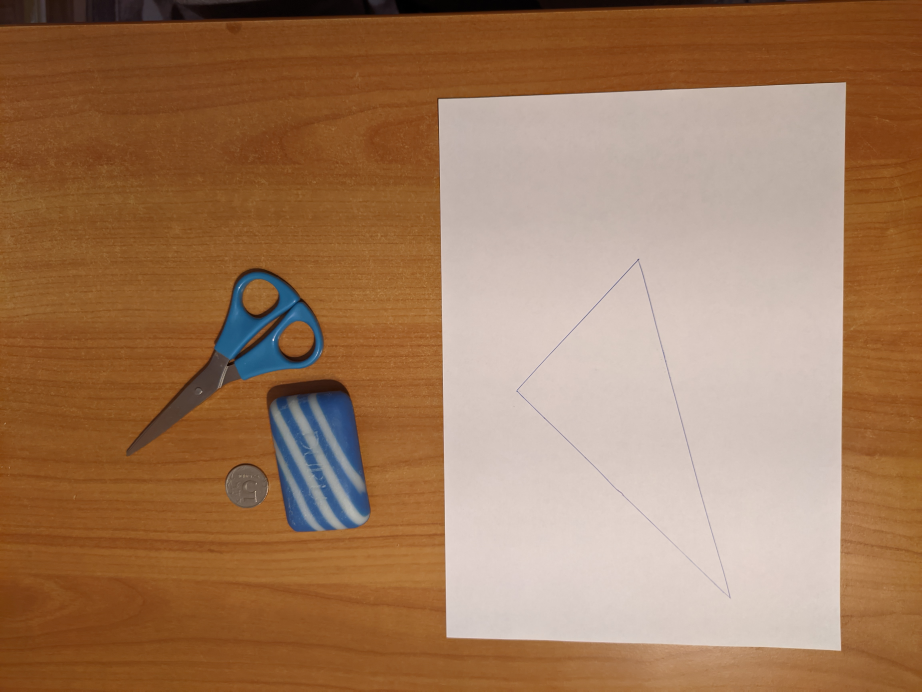
#> input picture Data/PXL_20220212_202903746.jpg, 4608 x 3456 px (shown at 1/5 size)
$ python -i img_processing.py   (imports and definitions only)
#> lines starting #> are read from the running program, lines starting #| are printed output that depends on the picture; after the words box and inside, x2 and y2 are one past the last pixel; in counts of white or black regions, pixels touching at a corner belong together
#> further down, picture is the input picture: shape (3456, 4608, 3); mean B, G, R 91.9, 122.1, 160.3
import cv2 as cv
import matplotlib.pyplot as plt
import numpy as np
from skimage.filters import threshold_isodata
from skimage.morphology import binary_opening


def remove_nested_contours(all_contours:list) -> list:
    to_remove = []
    all_contours = sorted([cv.approxPolyDP(x, 0.003 * cv.arcLength(x, True), True) for x in list(all_contours)],
                          key=cv.contourArea, reverse=True)
    for i in reversed(range(1, len(all_contours))):
        point = (int(all_contours[i][0][0][0]), int(all_contours[i][0][0][1]))
        for j in reversed(range(0, i)):
            if cv.pointPolygonTest(all_contours[j], point, False) == 1:
                to_remove.append(all_contours[i])
                break

    for cnt in to_remove:
        all_contours.remove(cnt)
    return  all_contours

class Finder:
    _contour: np.ndarray
    _white_list: np.ndarray
    _img: np.ndarray
    _img_without_list: np.ndarray
    _result_img: np.ndarray
    _items_contours: np.ndarray

    def __init__(self, img: np.ndarray):
        self._img = img.copy()
        self._contour = None
        self._white_list = None
        self._img_without_list = None
        self._result_img = None
        self._items_contours = None

    def get_white_contour(self) -> np.ndarray:
        if self._white_list is not None:
            return self._white_list

        hsv = cv.cvtColor(self._img, cv.COLOR_BGR2HSV)
#> hsv: shape (3456, 4608, 3); mean H, S, V 15.6, 128.3, 161.7
        h, s, v = cv.split(hsv)
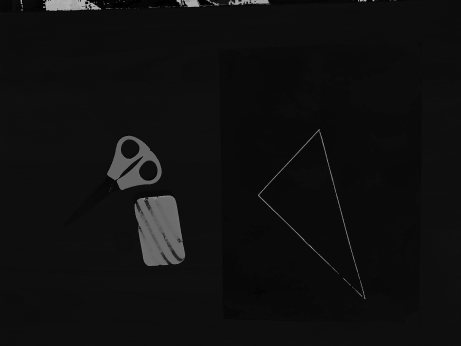
#> h: shape (3456, 4608) (shown at 1/10 size); min 0, max 179, mean 15.6
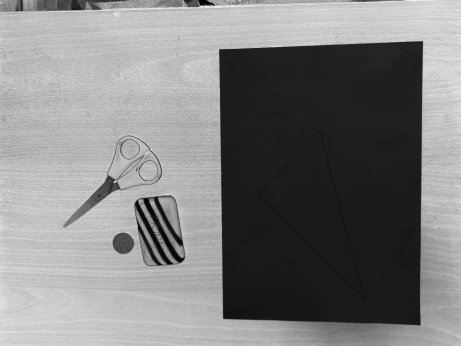
#> s: shape (3456, 4608) (shown at 1/10 size); min 0, max 255, mean 128.3
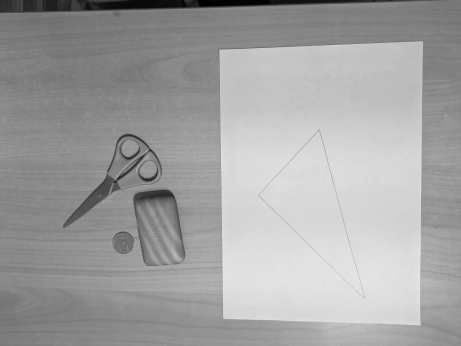
#> v: shape (3456, 4608) (shown at 1/10 size); min 0, max 255, mean 161.7
        _, threshed = cv.threshold(s, 60, 255, cv.THRESH_BINARY_INV)
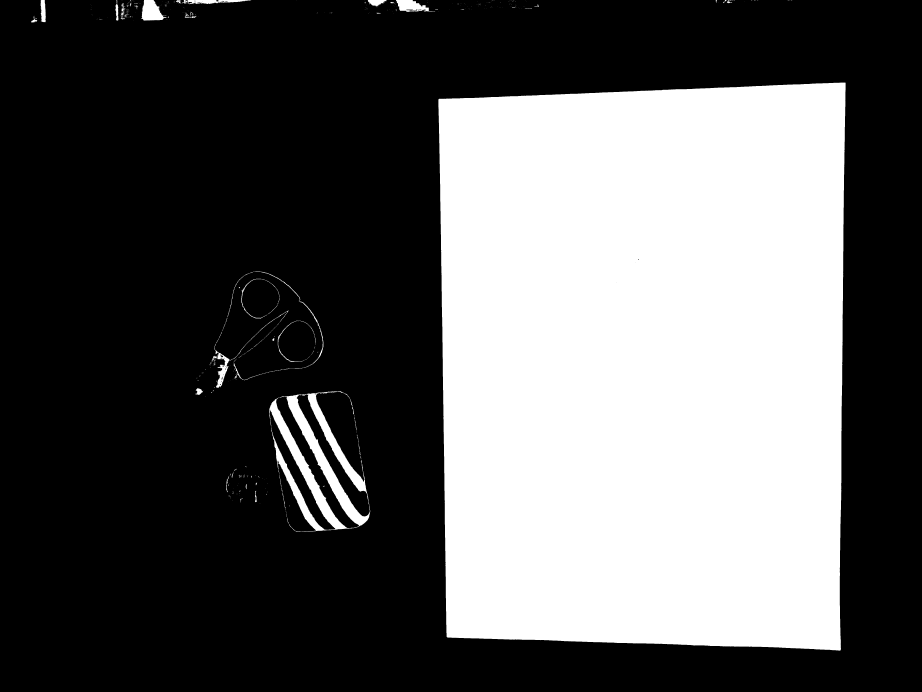
#> threshed: shape (3456, 4608) (shown at 1/5 size); 35.6% white; 661 white regions (578 under 20 px)
        all_contours, _ = cv.findContours(threshed, cv.RETR_EXTERNAL, cv.CHAIN_APPROX_SIMPLE)
#> all_contours = 659 contours, 608 with area under 20; largest, box (x1, y1, x2, y2) and area: (2192, 413, 4228, 3253) 5516509, (1346, 1956, 1851, 2659) 145393, (705, 0, 832, 103) 8229, (1980, 0, 2176, 60) 6515, (1071, 1552, 1443, 1940) 5058

        self._white_list = np.squeeze(max(all_contours, key=lambda item: cv.contourArea(item)))
#> self._white_list = 898 pairs, first value 2192 to 4227, second value 413 to 3252
        self._white_list = cv.approxPolyDP(self._white_list, 0.01 * cv.arcLength(self._white_list, True), True)
#> self._white_list = [[4226, 413], [2193, 495], [2236, 3186], [4202, 3251]]

        if self._white_list.shape[0] != 4:
            raise "Wrong list detection"

        return self._white_list

    # [14 lines left out: function find_contour, not called in this run]

    def __get_img_without_list(self) -> np.ndarray:
        if self._img_without_list is not None:
            return self._img_without_list
        background_color = (48, 100, 153)
        self._img_without_list = self._img.copy()

        cv.fillPoly(self._img_without_list, [self.get_white_contour()], color=background_color)
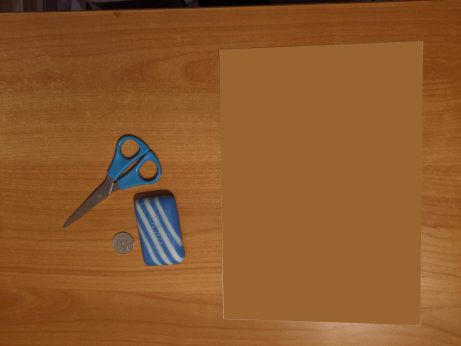
#> self._img_without_list: shape (3456, 4608, 3) (shown at 1/10 size); mean B, G, R 43.6, 89.2, 140.5
        return self._img_without_list

    def separate_items(self) -> np.ndarray:
        if self._items_contours is not None:
            return self._items_contours
        hsv_min = np.array((10, 100, 20), np.uint8)
        hsv_max = np.array((18, 255, 255), np.uint8)
        hsv = cv.cvtColor(self.__get_img_without_list(), cv.COLOR_BGR2HSV)
#> hsv: shape (3456, 4608, 3); mean H, S, V 17.1, 179.4, 141.9

        thresh = cv.inRange(hsv, hsv_min, hsv_max)
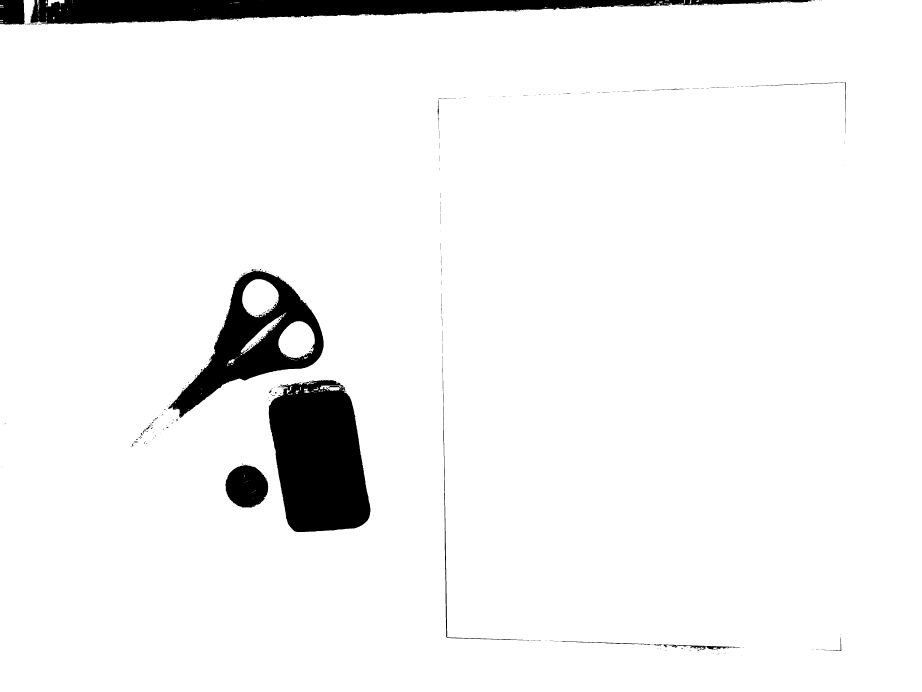
#> thresh: shape (3456, 4608) (shown at 1/5 size); 95% white; 611 black regions (533 under 20 px)

        all_contours, _ = cv.findContours(thresh, cv.RETR_TREE, cv.CHAIN_APPROX_SIMPLE)
#> all_contours = 1246 contours, 1078 with area under 20; largest, box (x1, y1, x2, y2) and area: (0, 0, 4608, 3456) 15647534, (1343, 1899, 1853, 2661) 303359, (839, 1345, 1619, 2090) 246220, (1126, 2325, 1342, 2539) 35350, (1211, 1396, 1395, 1587) 25512
        min_contour_area = 20_000
        max_contour_area = 1_000_000
        areas_ratio = 0.6

        key = lambda x: max_contour_area > cv.contourArea(x) > min_contour_area and cv.contourArea(x) / cv.contourArea(
            cv.convexHull(x)) > areas_ratio

        all_contours = list(filter(key, all_contours))
#> all_contours = 5 contours; box (x1, y1, x2, y2) and area: (1343, 1899, 1853, 2661) 303359, (839, 1345, 1619, 2090) 246220, (1126, 2325, 1342, 2539) 35350, (1211, 1396, 1395, 1587) 25512, (1392, 1606, 1574, 1792) 25214
        self._items_contours = np.asarray(remove_nested_contours(all_contours))
#> in remove_nested_contours, `all_contours = sorted([cv.approxPolyDP(x, 0.003 * cv.arcLength(x, True..`: all_contours = 5 contours; box (x1, y1, x2, y2) and area: (1343, 1901, 1851, 2661) 301570, (840, 1345, 1619, 2090) 246179, (1126, 2325, 1341, 2539) 35271, (1211, 1396, 1395, 1587) 25368, (1392, 1606, 1573, 1792) 25124
#> the loop in remove_nested_contours, `for i in reversed(range(1, len(all_contours))):` made 4 passes
#> (i, point) on passes 1, 2, 4: (4, (1514, 1608)), (3, (1281, 1396)), (1, (1393, 1381))
#> after the loop in remove_nested_contours, `for i in reversed(range(1, len(all_contours))):`: to_remove = 2 contours; box (x1, y1, x2, y2) and area: (1211, 1396, 1395, 1587) 25368, (1392, 1606, 1573, 1792) 25124
#> the loop in remove_nested_contours, `for cnt in to_remove:` made 1 pass
        return self._items_contours

    # [12 lines left out: function save_result, not called in this run]

>>> import cv2
>>> picture = cv2.imread('Data/PXL_20220212_202903746.jpg')
#> (the run stopped early here; a loop or call above may not have finished)

$ run again, on Data/PXL_20220212_202957832.jpg
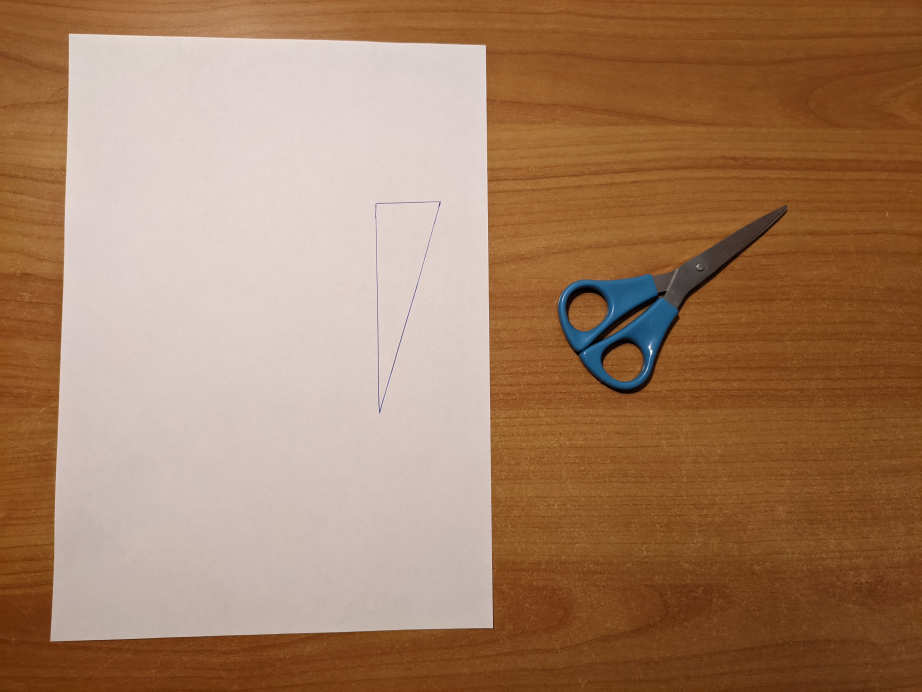
#> input picture Data/PXL_20220212_202957832.jpg, 4608 x 3456 px (shown at 1/5 size)
#> picture is the input picture: shape (3456, 4608, 3); mean B, G, R 99.8, 127.6, 164.6
#> in get_white_contour, `_, threshed = cv.threshold(s, 60, 255, cv.THRESH_BINARY_INV)`:
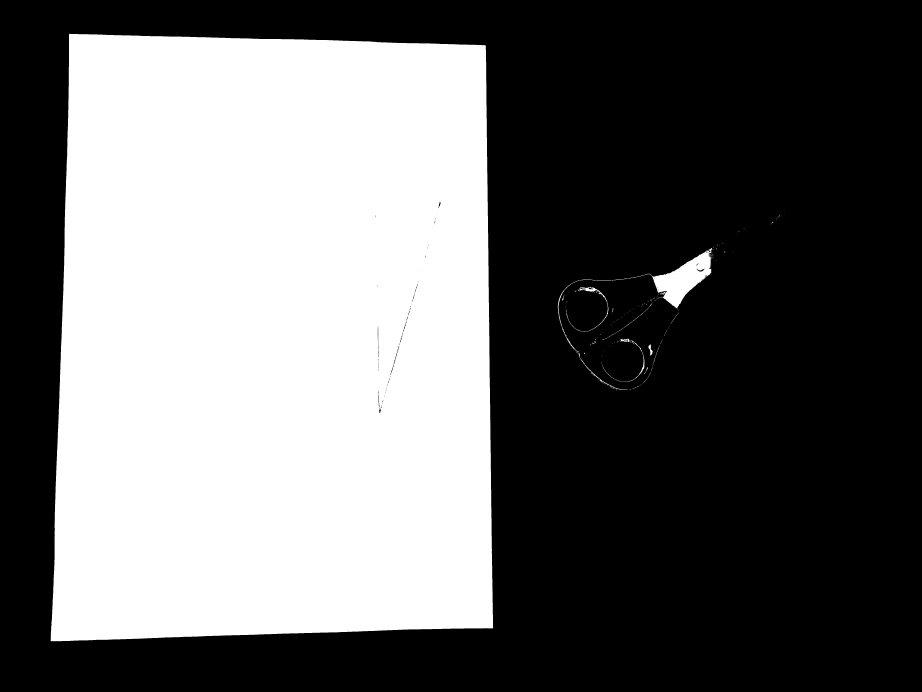
#> threshed: shape (3456, 4608) (shown at 1/5 size); 40.3% white; 274 white regions (247 under 20 px)
#> in get_white_contour, `all_contours, _ = cv.findContours(threshed, cv.RETR_EXTERNAL, cv.CHAIN..`: all_contours = 274 contours, 259 with area under 20; largest, box (x1, y1, x2, y2) and area: (253, 169, 2466, 3206) 6364164, (2789, 1240, 3562, 1759) 39302, (2829, 1435, 3042, 1658) 1625, (2882, 1760, 3141, 1950) 682, (3008, 1712, 3222, 1910) 676
#> in get_white_contour, `self._white_list = np.squeeze(max(all_contours, key=lambda item: cv.co..`: self._white_list = 923 pairs, first value 253 to 2465, second value 169 to 3205
#> in get_white_contour, `self._white_list = cv.approxPolyDP(self._white_list, 0.01 * cv.arcLeng..`: self._white_list = [[346, 170], [254, 3205], [2464, 3140], [2428, 228]]
#> in separate_items, `thresh = cv.inRange(hsv, hsv_min, hsv_max)`:
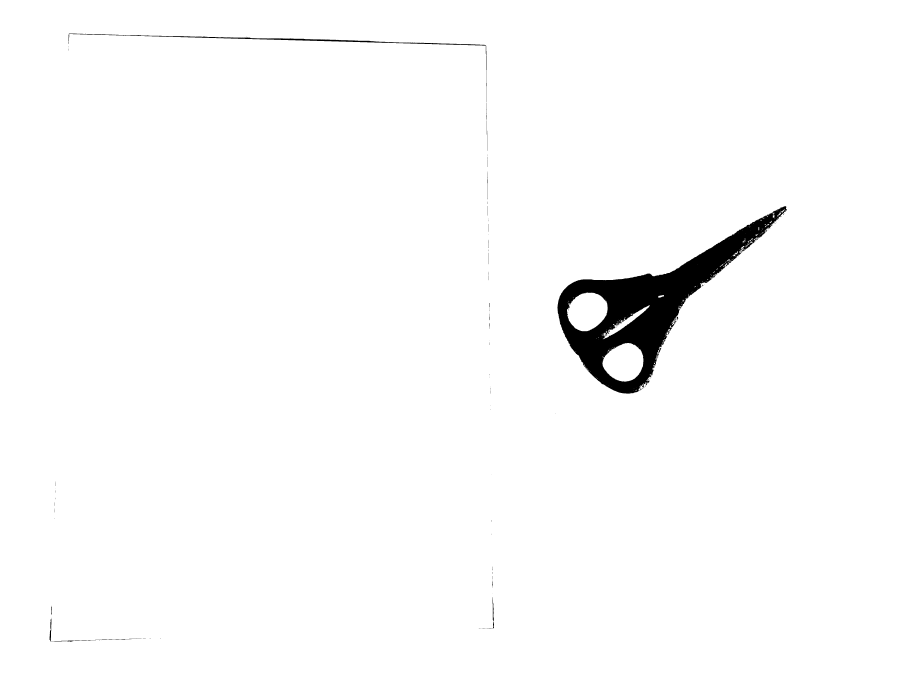
#> thresh: shape (3456, 4608) (shown at 1/5 size); 98.3% white; 210 black regions (184 under 20 px)
#> in separate_items, `all_contours, _ = cv.findContours(thresh, cv.RETR_TREE, cv.CHAIN_APPRO..`: all_contours = 653 contours, 586 with area under 20; largest, box (x1, y1, x2, y2) and area: (0, 0, 4608, 3456) 15917185, (2786, 1029, 3936, 1969) 332753, (2835, 1463, 3038, 1656) 29154, (3012, 1715, 3217, 1908) 29136, (342, 167, 2434, 513) 12964
#> in separate_items, `all_contours = list(filter(key, all_contours))`: all_contours = 3 contours; box (x1, y1, x2, y2) and area: (2786, 1029, 3936, 1969) 332753, (2835, 1463, 3038, 1656) 29154, (3012, 1715, 3217, 1908) 29136
#> in remove_nested_contours, `all_contours = sorted([cv.approxPolyDP(x, 0.003 * cv.arcLength(x, True..`: all_contours = 3 contours; box (x1, y1, x2, y2) and area: (2791, 1030, 3932, 1962) 324656, (3012, 1715, 3216, 1908) 29112, (2835, 1463, 3038, 1656) 29077
#> the loop in remove_nested_contours, `for i in reversed(range(1, len(all_contours))):` made 2 passes
#> (i, point) on pass 1: (2, (2987, 1470))
#> after the loop in remove_nested_contours, `for i in reversed(range(1, len(all_contours))):`: to_remove = 2 contours; box (x1, y1, x2, y2) and area: (3012, 1715, 3216, 1908) 29112, (2835, 1463, 3038, 1656) 29077
#> the loop in remove_nested_contours, `for cnt in to_remove:` made 1 pass

$ run again, on Data/PXL_20220212_203114698.jpg
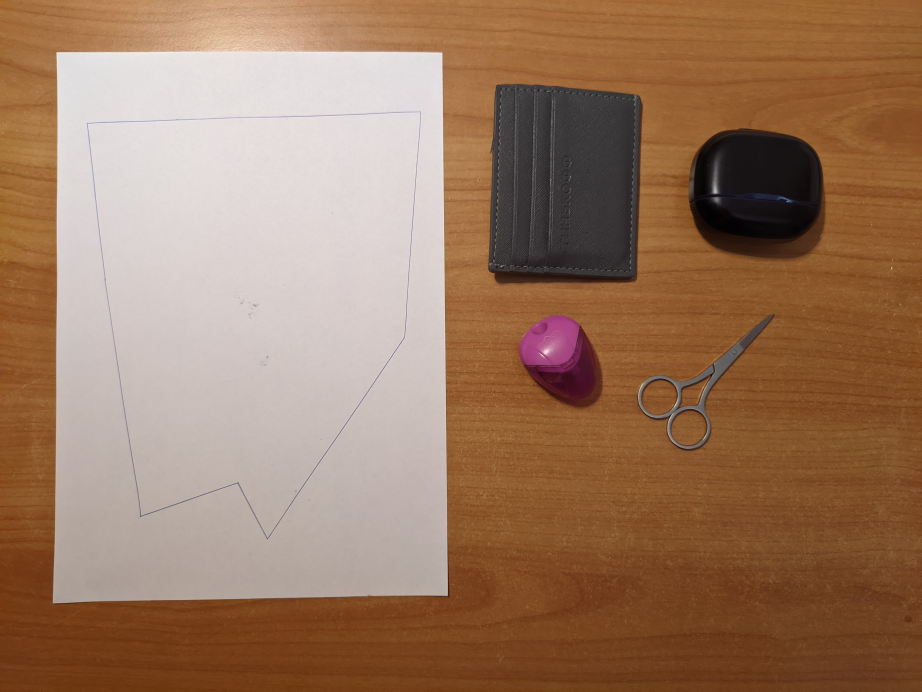
#> input picture Data/PXL_20220212_203114698.jpg, 4608 x 3456 px (shown at 1/5 size)
#> picture is the input picture: shape (3456, 4608, 3); mean B, G, R 95.7, 120.8, 155.2
#> in get_white_contour, `_, threshed = cv.threshold(s, 60, 255, cv.THRESH_BINARY_INV)`:
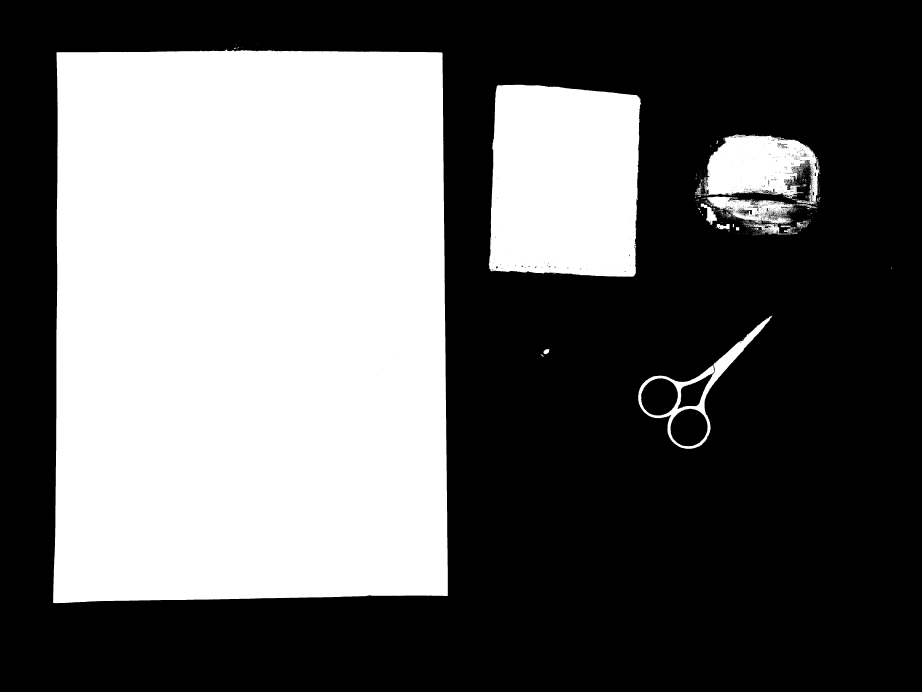
#> threshed: shape (3456, 4608) (shown at 1/5 size); 39% white; 1779 white regions (1710 under 20 px)
#> in get_white_contour, `all_contours, _ = cv.findContours(threshed, cv.RETR_EXTERNAL, cv.CHAIN..`: all_contours = 1686 contours, 1647 with area under 20; largest, box (x1, y1, x2, y2) and area: (265, 248, 2240, 3016) 5313028, (2444, 424, 3205, 1384) 669396, (3510, 672, 4098, 1022) 133368, (3191, 1579, 3860, 2244) 97439, (3532, 983, 3974, 1172) 36432
#> in get_white_contour, `self._white_list = np.squeeze(max(all_contours, key=lambda item: cv.co..`: self._white_list = 952 pairs, first value 265 to 2239, second value 248 to 3015
#> in get_white_contour, `self._white_list = cv.approxPolyDP(self._white_list, 0.01 * cv.arcLeng..`: self._white_list = [[284, 262], [266, 3013], [2238, 2978], [2211, 264]]
#> in separate_items, `thresh = cv.inRange(hsv, hsv_min, hsv_max)`:
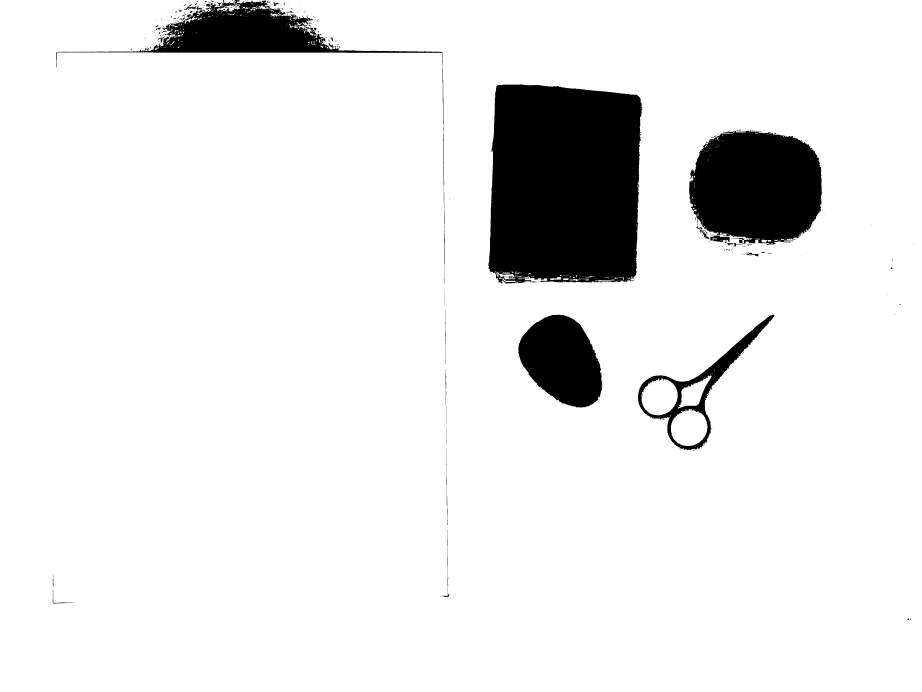
#> thresh: shape (3456, 4608) (shown at 1/5 size); 91.4% white; 587 black regions (498 under 20 px)
#> in separate_items, `all_contours, _ = cv.findContours(thresh, cv.RETR_TREE, cv.CHAIN_APPRO..`: all_contours = 1746 contours, 1549 with area under 20; largest, box (x1, y1, x2, y2) and area: (0, 0, 4608, 3456) 15743549, (2441, 421, 3212, 1419) 704745, (3445, 651, 4110, 1225) 309484, (2590, 1573, 3012, 2038) 138277, (3189, 1571, 3874, 2252) 119730
#> in separate_items, `all_contours = list(filter(key, all_contours))`: all_contours = 5 contours; box (x1, y1, x2, y2) and area: (2441, 421, 3212, 1419) 704745, (3445, 651, 4110, 1225) 309484, (2590, 1573, 3012, 2038) 138277, (3354, 2045, 3537, 2230) 25610, (3207, 1893, 3389, 2076) 25068
#> in remove_nested_contours, `all_contours = sorted([cv.approxPolyDP(x, 0.003 * cv.arcLength(x, True..`: all_contours = 5 contours; box (x1, y1, x2, y2) and area: (2447, 427, 3200, 1417) 691020, (3446, 651, 4110, 1225) 310480, (2591, 1573, 3010, 2038) 138018, (3355, 2045, 3536, 2228) 25478, (3207, 1893, 3389, 2076) 24968
#> the loop in remove_nested_contours, `for i in reversed(range(1, len(all_contours))):` made 4 passes
#> (i, point) on passes 1, 2, 4: (4, (3314, 1893)), (3, (3458, 2045)), (1, (3547, 697))
#> after the loop in remove_nested_contours, `for i in reversed(range(1, len(all_contours))):`: to_remove = []
